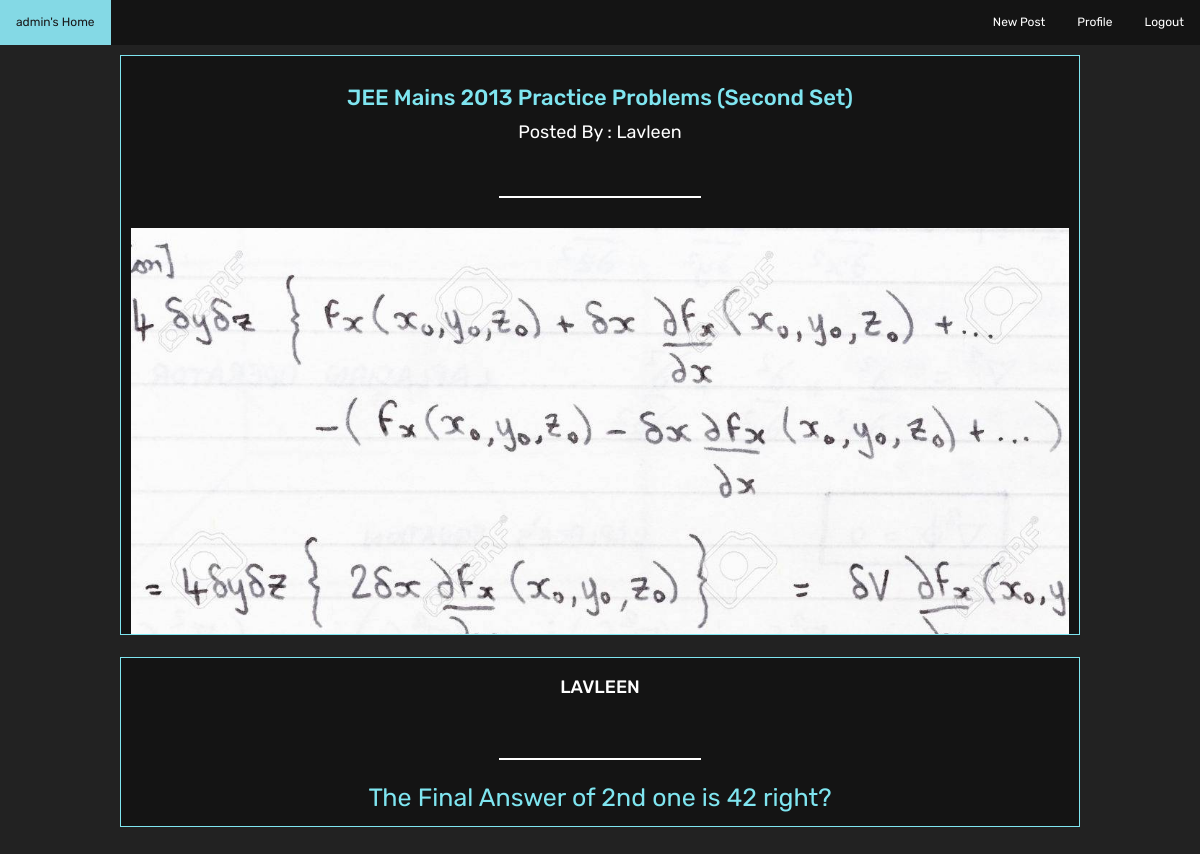
/comment.php?id=6 (signed in), run on the app's committed database.
### tables this page shows
CREATE TABLE `posttable` (
  `title` varchar(255) NOT NULL,
  `content` longtext NOT NULL,
  `author` varchar(255) NOT NULL,
  `image` varchar(255) DEFAULT NULL,
  `id` int(11) NOT NULL,
  `likes` int(11) NOT NULL DEFAULT 0,
  `dislikes` int(11) NOT NULL DEFAULT 0,
  `tag` varchar(50) DEFAULT NULL
);

CREATE TABLE `postcomments` (
  `postid` int(11) NOT NULL,
  `email` varchar(255) NOT NULL,
  `comment` varchar(255) NOT NULL,
  `dates` date DEFAULT NULL
);

### getSpecificPost.php (the view, shortened to what this page needs)
<?php
function getSpecificPosts(){
  $con = mysqli_connect("localhost","root","","posts");
  $srch=$_GET['id'];
  $query="SELECT * FROM `posttable` where id ='$srch'";
  $query2="SELECT * FROM `postcomments` where postid ='$srch' order by dates desc";
  $result=mysqli_query($con,$query);
  while($row=mysqli_fetch_array($result)){
    echo '
    <div class="container">
    <h3 class="posttitle">'.$row['title'].'</h3>
    <p class="postcontent">Posted By : '.$row['author'].'</p>
    <br>
    <hr width="200px">
    <p class="postcontent">'.$row['content'].'<p>
    <img src="uploads/'.$row['image'].'"class="imgt" ?>
    <br>
    <div class ="interact">
    <a class="btnLike" href="like.php?id='.$row["id"].'"><span>('.$row["likes"].') </span>UPVOTE</a>
    </div>
    <div class="searchbar2">
    <form action="addComment.php?id='.$row["id"].'" method="POST" id="form1">
    	<br>
      <p class="posttitle" style="">Add a comment</p>
      <input type="text" class="form-control" name="text" id="title">
      <br>
      <button type="submit" class="btn btn-primary" id="lgn">Post</button>
    </form>
    </div>
    </div>
    ';
    $result2=mysqli_query($con,$query2);
    while($row2=mysqli_fetch_array($result2)){
      echo '
      <div class="searchbar">
      <h3 class="cmname">'.$row2['email'].'</h3>
      <h3 class="cmname">'.$row2['dates'].'</h3>
      <hr width="200px">
      <p class="cmcontent">'.$row2['comment'].'</p>
      ';
      if($_SESSION['email']===$row2['email'])
      {
        echo '
        <button type="submit" class="btn btn-primary" id="lgn"><a class="btnLike" style="width:6%;" href="deleteComment.php?id='.$row["id"].'">DELETE</a></button>
        <br>
        </div>
        ';
      }
      else{
        echo'
        </div>';
      }
  }
}
}

### styles/inprof.css (style rules this page uses)
body { background: #222222; }
.imgt { display: block; margin-left: auto; margin-right: auto; width: 100%; }
.container { display: flex; flex-direction: column; align-items: center; background: #141414; border:1px solid #7FE5F0; margin-top: 10px; margin-bottom: 10px; padding:40px; width:70%; }
.searchbar { background: #141414; border:1px solid #7FE5F0; width: 70%; margin:22px auto; display: table; }
.searchbar { display: flex; flex-direction: column; align-items: center; text-align: center; }
hr { border: 1px solid ; color:#fff; }
.posttitle { font-size: 30px; font-family: 'Rubik', sans-serif; color:#7FE5F0; }
.cmcontent { font-size: 25px; font-family: 'Rubik', sans-serif; color:#7FE5F0; }
.postcontent { font-size: 18px; font-family: 'Rubik', sans-serif; color:#fff; }
.cmname { text-transform: uppercase; font-size: 18px; font-family: 'Rubik', sans-serif; color:#fff; }
@media screen and (max-width: 1200px) { .container { padding:10px; width:80%; height: 580px; overflow-y: scroll; } }
@media screen and (max-width: 1200px) { .posttitle { font-size: 22px; } }
@media screen and (max-width: 1200px) { .searchbar { width: 80%; } }

### data on the page
posttable: title "JEE Mains 2013 Practice Problems (Second Set)", author "Lavleen", image (picture)
postcomments: email "LAVLEEN", comment "The Final Answer of 2nd one is 42 right?"

### other printed values
$_SESSION["email"] "admin"
